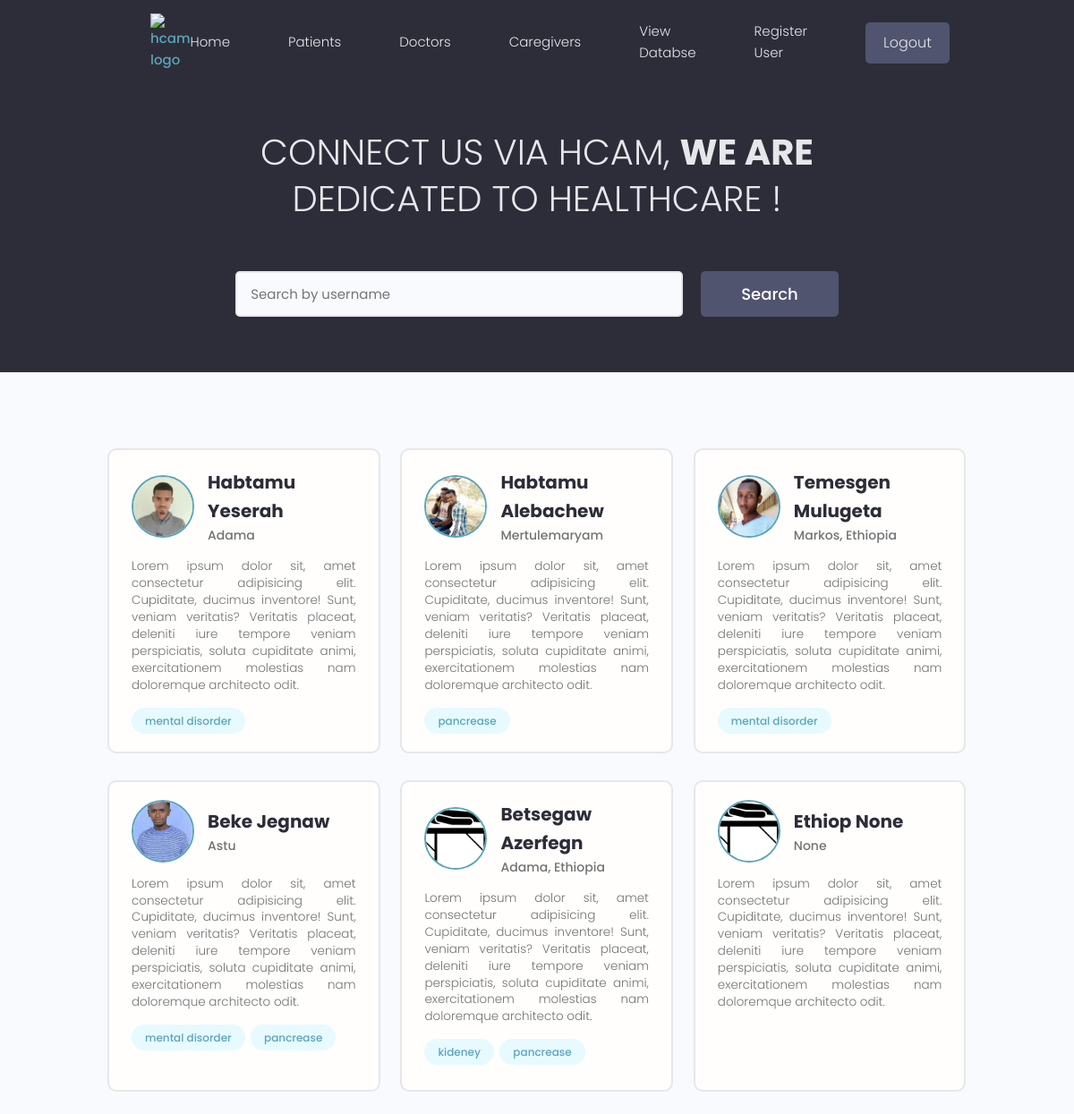
The app's page /patient-page/ (signed in), older data.
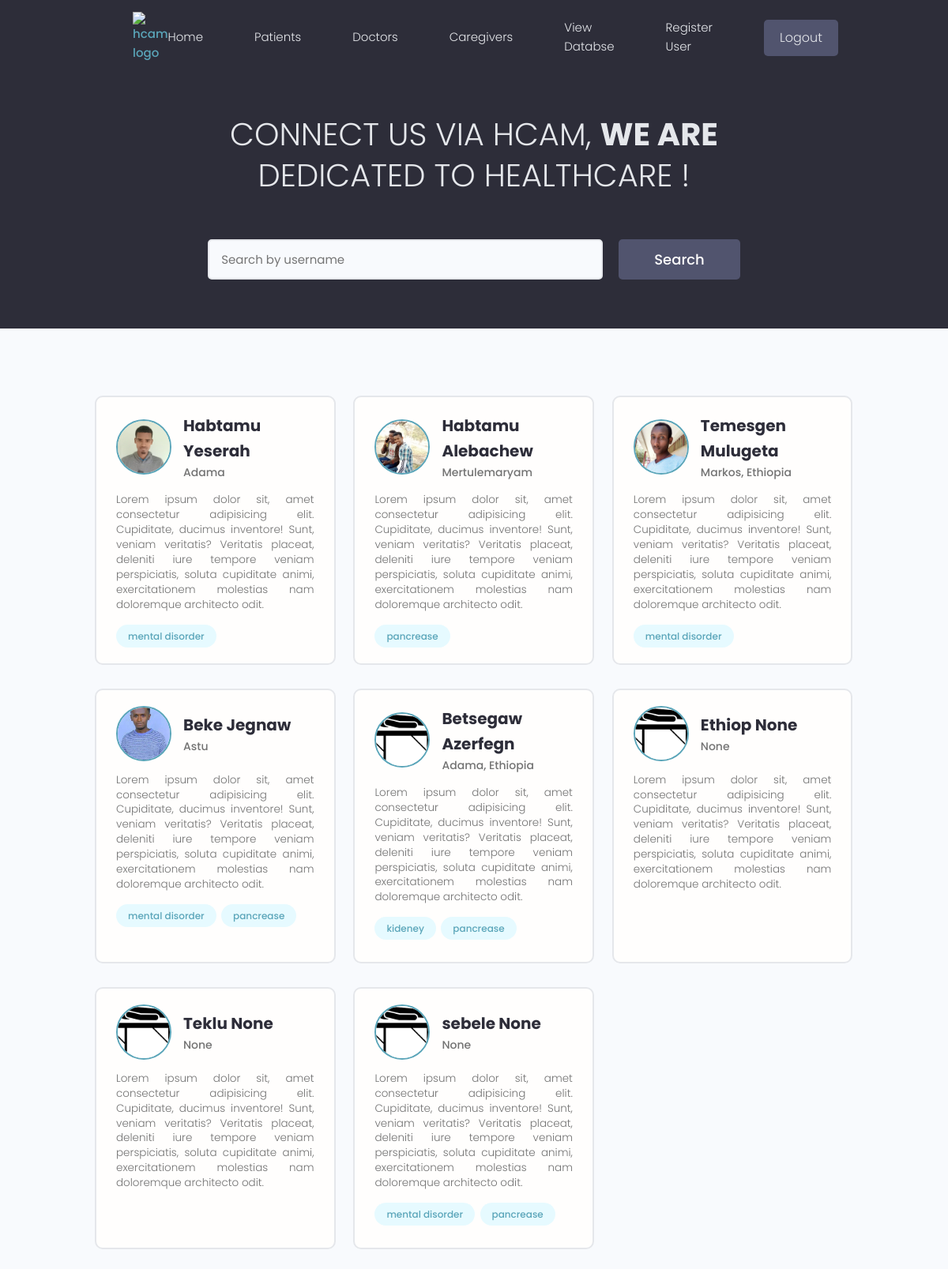
The same page, newer data.
### users/models.py (models this page shows, shortened)
class Patient(models.Model):
    user = models.OneToOneField(UserAccount, null=True, blank=True, on_delete=models.CASCADE)
    first_name = models.CharField(max_length=100, null=True, blank=True)
    middle_name = models.CharField(max_length=100, null=True, blank=True)
    last_name = models.CharField(max_length=100, null=True, blank=True)
    email = models.EmailField(max_length=150, null=True, blank=True)
    username = models.CharField(max_length=100, null=True, blank=True)
    location = models.CharField(max_length=100, null=True, blank=True)
    national_id = models.ImageField(null=True, blank=True, default='national.jpg')
    age = models.PositiveIntegerField(null=True, blank=True)
    outPatient = models.BooleanField(null=True, blank=True)
    doctor = models.ForeignKey(Doctor, null=True, blank=True, on_delete=models.SET_NULL)
    diseases = models.ManyToManyField('Disease')
    caregiver = models.ForeignKey(Caregiver, null=True, blank=True, on_delete=models.CASCADE)
    profile_image = models.ImageField(null=True, blank=True, default='default-patient.png')
    created = models.DateTimeField(auto_now_add=True)
    id = models.UUIDField(default=uuid.uuid4, unique=True, primary_key=True, editable=False)

class Disease(models.Model):
    title = models.CharField(max_length=100, null=True, blank=True)
    description = models.TextField(null=True, blank=True)
    cause = models.TextField(null=True, blank=True)
    symptom = models.TextField(null=True, blank=True)
    updated = models.DateTimeField(auto_now=True)
    created = models.DateTimeField(auto_now_add=True)
    id = models.UUIDField(default=uuid.uuid4, unique=True, primary_key=True, editable=False)
    def __str__(self):
        return str(self.title)

### hcam/views.py (the view)
# urls.py: path('patient-page/', views.patientPage, name = 'patient-page'),
@login_required(login_url="login")
def patientPage(request):
    patientObj = Patient.objects.all()
    context = {'patients':patientObj}
    return render(request, 'hcam/patientPage.html', context)

### hcam/templates/hcam/patientPage.html (shortened to what this page needs)
{% extends 'main.html' %}
{% block content %}
{% include 'navbar.html' %}
<section class="hero-section text-center">
  <div class="container container--narrow">
    <div class="hero-section__box">
      <h2>CONNECT US VIA HCAM, <span>WE ARE</span></h2>
      <h2>DEDICATED TO HEALTHCARE !</h2>
    </div>
    <div class="hero-section__search">
      <form class="form" action="#" method="get">
        <div class="form__field">
          <input class="input input--text" id="formInput#search" type="text" name="text"
            placeholder="Search by username" />
        </div>
        <input class="btn btn--sub btn--lg" type="submit" value="Search" />
      </form>
    </div>
  </div>
</section>
<main class="home">
    <section class="devlist">
      <div class="container">
        <div class="grid grid--three">
          {% for patient in patients %}
          <div class="column card">
            <div class="dev">
              <a href="{% url 'single-patient' patient.id %}" class="card__body">
                <div class="dev__profile">
                  <img class="avatar avatar--md" src="{{patient.profile_image.url}}" alt="image" />
                  <div class="dev__meta">
                    <h3>{{patient.first_name}} {{patient.middle_name}}</h3>
                    <h5>{{patient.location}}</h5>
                  </div>
                </div>
                <p class="dev__info">
                  Lorem ipsum dolor sit, amet consectetur adipisicing elit. Cupiditate, ducimus inventore! Sunt,
                  veniam veritatis? Veritatis placeat, deleniti iure tempore veniam perspiciatis, soluta cupiditate
                  animi, exercitationem molestias nam doloremque architecto odit.
                </p>
                <div class="dev__skills">
                {% for disease in patient.diseases.all %}
                  <span class="tag tag--pill tag--main">
                    <small>{{disease}}</small>
                  </span>
                {% endfor %}
                </div>
              </a>
            </div>
          </div>
          {% endfor %}
        </div>
      </div>
    </section>
  </main>
  {%endblock %}

### templates/main.html (shortened to what this page needs)
<!DOCTYPE html>
<html lang="en">
  {% load static %}
<head>
  <link rel="stylesheet" href="https://cdn.iconmonstr.com/1.3.0/css/iconmonstr-iconic-font.min.css" />
  <link rel="stylesheet" type="text/css" href="{% static 'js/fontawesome-free-5.11.2-web/css/all.css' %}">
  <link rel="stylesheet" href="{% static 'uikit/styles/uikit.css' %}" />
  <link rel="stylesheet" href="{% static 'styles/app.css' %}" />
</head>
      <body>
        {% block content %}
        {% endblock %}
      </body>
</html>

### templates/navbar.html (shortened to what this page needs)
  {% load static %}
  <header class="header">
    <div class="container container--narrow">
      <a href="/" class="header__logo">
        <img src="" alt="hcam logo" />
      </a>
      <nav class="header__nav">
        <ul class="header__menu">
          <li class="header__menuItem"><a href="{% url 'hcam-main' %}">Home</a></li>
          {% if request.user.is_authenticated %}
          <li class="header__menuItem"><a href="{% url 'patient-page' %}">Patients</a></li>
          <li class="header__menuItem"><a href="{% url 'doctor-page' %}">Doctors</a></li>
          <li class="header__menuItem"><a href="{%  url 'caregiver-page' %}">Caregivers</a></li>
          <li id="dropdown" class="header__menuItem">
            <a class="dropbtn">View Databse</a>
        </li>
        <li class="header__menuItem"><a href="{% url 'register' %}">Register User</a></li>
          <li class="header__menuItem"><a href="{% url 'logout' %}" class="btn btn--sub">Logout</a></li>
          {% else %}
          <li class="header__menuItem"><a href="{% url 'login' %}" class="btn btn--sub">Login/Sign Up</a></li>
          {% endif %}
        </ul>
      </nav>
    </div>
  </header>

### static/styles/app.css (style rules this page uses)
:root { --color-sub: #2d2d39; }
.btn--sub { background-color: var(--color-sub-light); }
.card { border: 2px solid var(--color-light); }
img { width: 100%; }
.header { position: sticky; z-index: 111; background-color: var(--color-sub); padding: 1.5rem 0; }
.header > .container { display: flex; justify-content: space-between; align-items: center; }
.header__logo > img { height: 3.8rem; }
.header__nav > ul { display: inline-flex; align-items: center; list-style: none; gap: 6.5rem; }
.header__menuItem > a { color: var(--color-light); font-weight: 300; }
.hero-section { height: 40vh; display: flex; align-items: center; background-color: var(--color-sub); }
.hero-section__box { margin-bottom: 4rem; }
.hero-section__box > h2, .hero-section__box > h2 > span { font-size: 4rem; color: var(--color-light); line-height: 1.3; text-transform: uppercase; }
.hero-section__box > h2 { font-weight: 300; }
.hero-section__box > h2 > span { font-weight: 700; }
.hero-section__search > .form { display: flex; align-items: center; justify-content: center; gap: 2rem; }
.hero-section__search > .form input.input--text { width: 50rem; }
.devlist { margin-top: 8rem; }
.devlist .grid { align-items: stretch; }
.devlist .dev .dev__profile { display: flex; align-items: center; gap: 1.5rem; }
.devlist .dev .dev__meta h3 { color: var(--color-sub); font-size: 2rem; font-weight: 700; }
.devlist .dev .dev__meta h5 { color: var(--color-text); font-size: 1.4rem; font-weight: 500; }
.devlist .dev .dev__info { margin: 1.5rem 0; font-size: 1.35rem; line-height: 1.4; text-align: justify; }

### static/uikit/styles/modules/_variables.css (style rules this page uses)
:root { --color-main: #5aa5b9; --color-main-light: #e6faff; --color-sub: #3f4156; --color-sub-light: #51546e; --color-sub-lighter: #ededfd; --color-text: #737373; --color-gray: #8b8b8b; --color-light: #e5e7eb; --color-light-gray: #767676; --color-bg: #f8fafd; --color-white: #fffefd; --color-white-light: #f3f3f3; --color-success: #359e64; --color-success-bg: #def8e8; --color-error: #fc4b0b; --color-error-bg: #fff2ee; --font-base: 'Poppins', arial, helvetica, 'Segoe UI', roboto, ubuntu, sans-serif; --font-monospace: 'Fira Code', 'Courier New', courier, monospace; --font-regular: 300; --font-medium: 500; --font-bold: 700; --generic-shadow: 1px 1px 5px #00000010; --generic-transition: all 0.3s ease-in-out; }

### static/uikit/styles/modules/_base.css (style rules this page uses)
* { margin: 0; padding: 0; box-sizing: border-box; text-rendering: optimizeLegibility; color: inherit; font-size: inherit; }
html { font-size: 50%; }
@media only screen and (min-width: 480px) { html { font-size: 56.25%; } }
@media only screen and (min-width: 1200px) { html { font-size: 62.5%; } }
body { line-height: 1.6; font-weight: 400; font-size: 1.5rem; color: var(--color-text); background-color: var(--color-bg); min-height: 100vh; }

### static/uikit/styles/modules/_typography.css (style rules this page uses)
* { font-family: var(--font-base); }
h2 { font-size: 3.6rem; font-weight: var(--font-bold); }
h3 { font-size: 3.2rem; font-weight: var(--font-medium); }
h5 { font-size: 2.4rem; font-weight: var(--font-medium); }
h5, h6 { font-weight: var(--font-regular); }
p, span, strong { font-size: 1.6rem; color: var(--color-text); font-weight: var(--font-regular); }
a { padding-bottom: 2px; text-decoration: none; display: inline-block; color: var(--color-main); font-weight: var(--font-medium); }

### static/uikit/styles/modules/_utilities.css (style rules this page uses)
.container { width: 92%; max-width: 165rem; margin: 0 auto; box-sizing: border-box; }
.container--narrow { width: 92%; max-width: 120rem; }
@media screen and (min-width: 1000px) { .container { width: 90%; } }
@media screen and (min-width: 1000px) { .container--narrow { width: 85%; } }
@media screen and (min-width: 1200px) { .container { width: 80%; } }
@media screen and (min-width: 1200px) { .container--narrow { width: 72%; } }
.text-center { text-align: center; }

### static/uikit/styles/modules/_avatar.css (style rules this page uses)
.avatar { border-radius: 50%; border: 2px solid var(--color-main); object-fit: cover; }
.avatar--md { height: 7rem; width: 7rem; }

### static/uikit/styles/modules/_button.css (style rules this page uses)
.btn { display: inline-block; position: relative; cursor: pointer; background-color: var(--color-light); font-weight: var(--font-medium); color: var(--color-sub); text-decoration: none; padding: 1rem 2rem; border-radius: 0.5rem; border: none; width: -webkit-fit-content; width: -moz-fit-content; width: fit-content; height: -webkit-fit-content; height: -moz-fit-content; height: fit-content; font-size: 1.6rem; outline-width: 0; outline-color: transparent; -webkit-backface-visibility: hidden; backface-visibility: hidden; transition: all 0.3s ease-in-out; }
.btn--sub { background-color: var(--color-sub); color: var(--color-white); }
.btn--lg { font-size: 1.8rem; padding: 1.2rem 4.5rem; }

Row changes from the older to the newer data that the page shows:
added Patient: profile_image (placeholder picture), first_name "Teklu", middle_name "None", location "None"
added Patient: profile_image (placeholder picture), first_name "sebele", middle_name "None", location "None", Disease (title "mental disorder"), Disease (title "pancrease")
